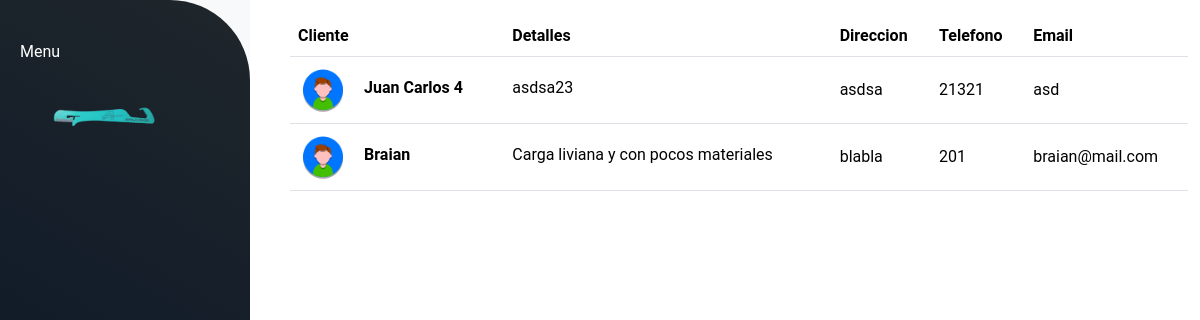
/clientes/, run on the app's committed database.
### clientes/models.py (models this page shows, shortened)
class Clientes(models.Model):
    nombre = models.CharField(max_length=50)
    detalle = models.CharField(max_length=200, blank=True)
    direccion = models.CharField(max_length=100)
    telefono = models.IntegerField(null=True, blank=True)
    email = models.CharField(max_length=100)
    imagen = models.TextField(null=True, blank=True)
    def get_imagen_url(self):
        if self.imagen:
            return f"/static/img/{self.imagen}"
        else:
            return "/static/img/cliente.png"
    class Meta:
        db_table = 'clientes'
        verbose_name = "Clientes"

### clientes/views.py (the view)
# urls.py: path('clientes/', include('clientes.urls'))
def clientes(request):
    clientes = Clientes.objects.all()
    return render(request,'clientes.html',{'clientes': clientes, 'mensaje': "No hay Clientes"})

### clientes/templates/clientes.html (shortened to what this page needs)
{% extends "materias_primas/layout.html" %}
{% load static %}
{% block content %}
{% if clientes%}
<div class="container" id="altura">
    <table class="table align-middle mb-0 bg-white m-3 mb-5" >
        <thead class="bg-light">
        <tr>
            <th>Cliente</th>
            <th>Detalles</th>
            <th>Direccion</th>
            <th>Telefono</th>
            <th>Email</th>
        </tr>
        </thead>
        <tbody>
        {% for cliente in clientes %}
            <tr>
                <td>
                <div class="d-flex align-items-center" >
                    <img
                        src="{{ cliente.get_imagen_url }}"
                        alt="NO-IMG"
                        style="width: 50px; height: 50px"
                        class="rounded-circle"
                        />
                    <div class="ms-3">
                    <p class="fw-bold mb-1 ml-2">{{cliente.nombre}}</p>
                    </div>
                </div>
                </td>
                <td>
                <p class="fw-normal mb-1">{{ cliente.detalle }}</p>
                </td>
                <td>{{ cliente.direccion }}</td>
                <td>{{ cliente.telefono }}</td>
                <td>{{ cliente.email }}</td>
            </tr>
        {%endfor%}
        </tbody>
    </table>
{%else%}
    {{ mensaje }}
{%endif%}
</div>
{% endblock %}

### static/style.css (style rules this page uses)
body { font-family: 'Roboto' !important; width: 100% !important; height: 100vh !important; margin: 0; }
#altura { max-height: 100vh !important; overflow-y: auto !important; }

### data on the page
Clientes: nombre "Juan Carlos 4", detalle "asdsa23", direccion "asdsa", telefono "21321", email "asd"
Clientes: nombre "Braian", detalle "Carga liviana y con pocos materiales", direccion "blabla", telefono "201", email "braian@mail.com"
